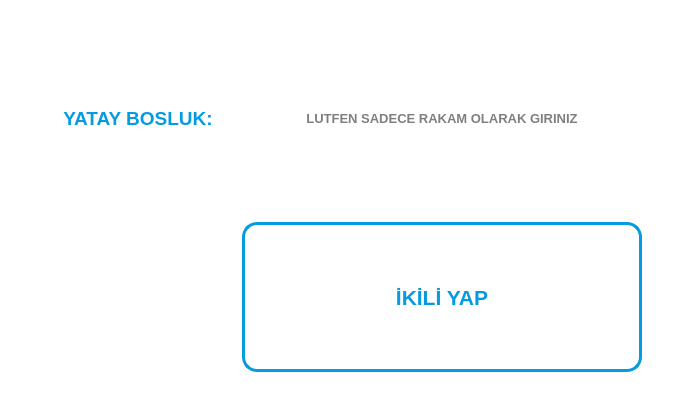
<?xml version="1.0" encoding="UTF-8"?>
<ui version="4.0">
 <class>IkiliYap</class>
 <widget class="QMainWindow" name="IkiliYap">
  <property name="geometry">
   <rect>
    <x>0</x>
    <y>0</y>
    <width>681</width>
    <height>400</height>
   </rect>
  </property>
  <property name="sizePolicy">
   <sizepolicy hsizetype="Fixed" vsizetype="Fixed">
    <horstretch>0</horstretch>
    <verstretch>0</verstretch>
   </sizepolicy>
  </property>
  <property name="minimumSize">
   <size>
    <width>681</width>
    <height>400</height>
   </size>
  </property>
  <property name="maximumSize">
   <size>
    <width>681</width>
    <height>400</height>
   </size>
  </property>
  <property name="windowTitle">
   <string>Dörtlü Yap</string>
  </property>
  <property name="styleSheet">
   <string notr="true">background-color: rgb(255, 255, 255);border:0;</string>
  </property>
  <widget class="QWidget" name="centralwidget">
   <widget class="QWidget" name="gridLayoutWidget">
    <property name="geometry">
     <rect>
      <x>40</x>
      <y>20</y>
      <width>602</width>
      <height>401</height>
     </rect>
    </property>
    <layout class="QGridLayout" name="gridLayout">
     <item row="0" column="0">
      <widget class="QLabel" name="yatayBoslukText">
       <property name="maximumSize">
        <size>
         <width>300</width>
         <height>16777215</height>
        </size>
       </property>
       <property name="font">
        <font>
         <pointsize>14</pointsize>
         <weight>75</weight>
         <bold>true</bold>
        </font>
       </property>
       <property name="styleSheet">
        <string notr="true">color: rgb(4, 155, 224);</string>
       </property>
       <property name="text">
        <string>YATAY BOSLUK:</string>
       </property>
       <property name="alignment">
        <set>Qt::AlignCenter</set>
       </property>
      </widget>
     </item>
     <item row="0" column="1">
      <widget class="QLineEdit" name="yatayBoslukLine">
       <property name="sizePolicy">
        <sizepolicy hsizetype="Fixed" vsizetype="Fixed">
         <horstretch>0</horstretch>
         <verstretch>0</verstretch>
        </sizepolicy>
       </property>
       <property name="minimumSize">
        <size>
         <width>400</width>
         <height>100</height>
        </size>
       </property>
       <property name="maximumSize">
        <size>
         <width>400</width>
         <height>100</height>
        </size>
       </property>
       <property name="font">
        <font>
         <pointsize>10</pointsize>
         <weight>75</weight>
         <bold>true</bold>
        </font>
       </property>
       <property name="alignment">
        <set>Qt::AlignCenter</set>
       </property>
       <property name="placeholderText">
        <string>LUTFEN SADECE RAKAM OLARAK GIRINIZ</string>
       </property>
      </widget>
     </item>
     <item row="1" column="0">
      <spacer name="horizontalSpacer">
       <property name="orientation">
        <enum>Qt::Horizontal</enum>
       </property>
       <property name="sizeType">
        <enum>QSizePolicy::Fixed</enum>
       </property>
       <property name="sizeHint" stdset="0">
        <size>
         <width>20</width>
         <height>20</height>
        </size>
       </property>
      </spacer>
     </item>
     <item row="1" column="1">
      <widget class="QPushButton" name="pushButton">
       <property name="maximumSize">
        <size>
         <width>16777215</width>
         <height>150</height>
        </size>
       </property>
       <property name="font">
        <font>
         <pointsize>16</pointsize>
         <weight>75</weight>
         <bold>true</bold>
        </font>
       </property>
       <property name="styleSheet">
        <string notr="true">QPushButton {
color: rgb(4, 155, 224);
background-color: rgb(255, 255, 255);
border: 3px solid;
border-color:#049BE0;
border-radius:15px
}

QPushButton:hover{
	color: rgb(255, 255, 255);
	background-color: rgb(4, 155, 224);

}

QPushButton:pressed{
	background-color: rgb(62, 198, 247);
}</string>
       </property>
       <property name="text">
        <string>İKİLİ YAP</string>
       </property>
      </widget>
     </item>
    </layout>
   </widget>
  </widget>
 </widget>
 <resources/>
 <connections/>
</ui>
